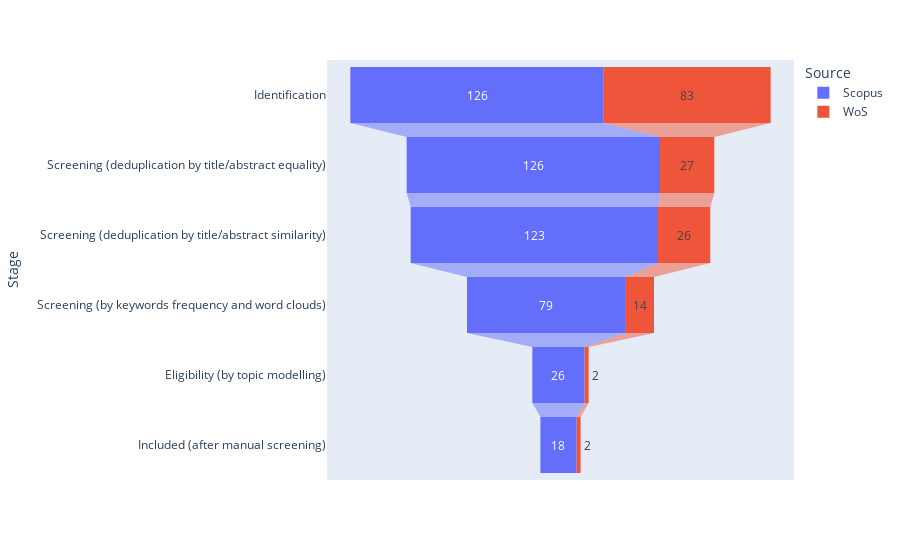

Write notebook code for a chart like this one.
### Markdown cell above
### Creating funnel chart to represent the samples excluded in each phase

### Code cell
import plotly.express as px
stages = ["Identification", "Screening (deduplication by title/abstract equality)",
          "Screening (deduplication by title/abstract similarity)", "Screening (by keywords frequency and word clouds)",
         "Eligibility (by topic selection)", "Included (after manual screening)"]
df_scopus = pd.DataFrame(dict(Number=[126, 126, 123, 79, 26, 18], Stage=stages))
df_scopus['Source'] = 'Scopus'
df_wos = pd.DataFrame(dict(Number=[83, 27, 26, 14, 2, 2], Stage=stages))
df_wos['Source'] = 'WoS'
df = pd.concat([df_scopus, df_wos], axis=0)
fig = px.funnel(df, x='Number', y='Stage', color='Source')
fig.show()

### Figure 1 — Plotly figure (JSON) as saved in the notebook; plotly's stock layout.template omitted (floating-point values rounded to 4 significant figures)
{"data": [{"hovertemplate": "Source=Scopus<br>Number=%{x}<br>Stage=%{y}<extra></extra>", "legendgroup": "Scopus", "marker": {"color": "#636efa"}, "name": "Scopus", "orientation": "h", "showlegend": true, "type": "funnel", "x": [126, 126, 123, 79, 26, 18], "xaxis": "x", "y": ["Identification", "Screening (deduplication by title/abstract equality)", "Screening (deduplication by title/abstract similarity)", "Screening (by keywords frequency and word clouds)", "Eligibility (by topic modelling)", "Included (after manual screening)"], "yaxis": "y"}, {"hovertemplate": "Source=WoS<br>Number=%{x}<br>Stage=%{y}<extra></extra>", "legendgroup": "WoS", "marker": {"color": "#EF553B"}, "name": "WoS", "orientation": "h", "showlegend": true, "type": "funnel", "x": [83, 27, 26, 14, 2, 2], "xaxis": "x", "y": ["Identification", "Screening (deduplication by title/abstract equality)", "Screening (deduplication by title/abstract similarity)", "Screening (by keywords frequency and word clouds)", "Eligibility (by topic modelling)", "Included (after manual screening)"], "yaxis": "y"}], "layout": {"legend": {"title": {"text": "Source"}, "tracegroupgap": 0}, "margin": {"t": 60}, "xaxis": {"anchor": "y", "domain": [0, 1], "title": {"text": "Number"}}, "yaxis": {"anchor": "x", "domain": [0, 1], "title": {"text": "Stage"}}}}
